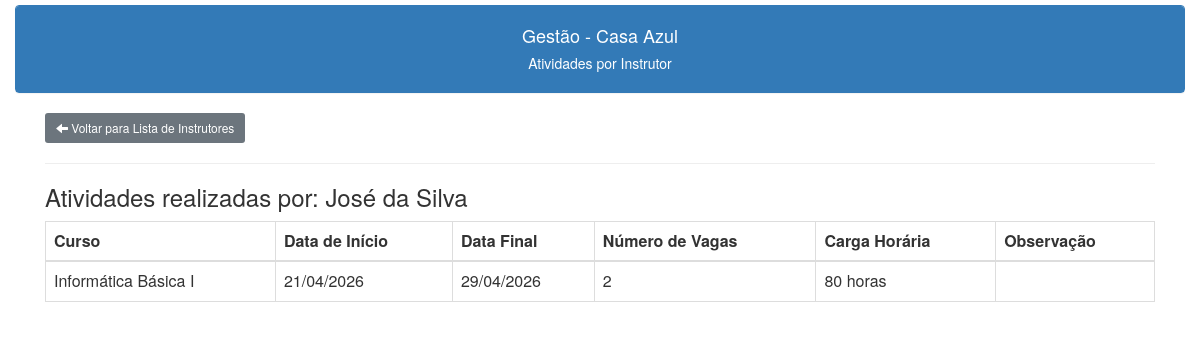
The app's page /instrutores/instrutor_atividade.php?id=2 (signed in), older data.
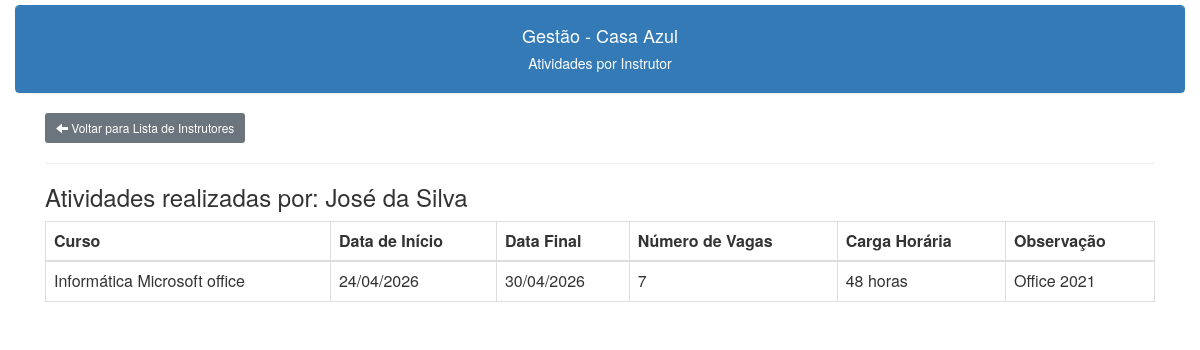
The same page, newer data.
### tables this page shows
CREATE TABLE IF NOT EXISTS `atividades_realizadas` (
  `id` int NOT NULL AUTO_INCREMENT,
  `id_curso` int DEFAULT NULL,
  `data_inicio` date DEFAULT NULL,
  `data_final` date DEFAULT NULL,
  `id_instrutor` int DEFAULT NULL,
  `num_vagas` int DEFAULT NULL,
  `carga_horaria` varchar(100) DEFAULT NULL,
  `observacao` blob,
  PRIMARY KEY (`id`),
  KEY `FK_atividades_realizadas_cursos` (`id_curso`),
  KEY `FK_atividades_realizadas_instrutores` (`id_instrutor`),
  CONSTRAINT `FK_atividades_realizadas_cursos` FOREIGN KEY (`id_curso`) REFERENCES `cursos` (`ID`),
  CONSTRAINT `FK_atividades_realizadas_instrutores` FOREIGN KEY (`id_instrutor`) REFERENCES `instrutores` (`id`)
);

CREATE TABLE IF NOT EXISTS `cursos` (
  `ID` int NOT NULL AUTO_INCREMENT,
  `descricao` varchar(150) NOT NULL,
  `observacao` blob,
  PRIMARY KEY (`ID`)
);

### instrutores/instrutor_atividade.php (the view, shortened to what this page needs)
<?php
include("../conexao.php");
include("../links.php");
?>
<!DOCTYPE html>
<html lang="pt-br">
<head>
    <link rel="stylesheet" href="../css/bootstrap.min.css">
</head>
<body>
    <div class="container-fluid">
        <div style="padding-top:5px;">
            <div class="panel panel-primary class">
                <div class="panel-heading text-center">
                    <h4>Gestão - Casa Azul</h4>
                    <h5>Atividades por Instrutor<h5>
                </div>
            </div>
        </div>
        <div class="container content-box">
            <a class="btn btn-secondary btn-sm" href="/casaazul/instrutores/instrutores_lista.php"><span class="glyphicon glyphicon-arrow-left"></span> Voltar para Lista de Instrutores</a>
            <hr>
            <?php
            $c_sql = "SELECT i.nome AS instrutor, c.descricao AS curso, ar.data_inicio, ar.data_final, ar.num_vagas, ar.carga_horaria, ar.observacao
            FROM atividades_realizadas ar
            JOIN instrutores i ON ar.id_instrutor = i.id
            JOIN cursos c ON ar.id_curso = c.id
            where ar.id_instrutor = " . $_GET['id'] . "
            ORDER BY i.nome, ar.data_inicio";
            $result = $conection->query($c_sql);
            $c_sql_instrutor = "SELECT nome FROM instrutores WHERE id = " . $_GET['id'];
            $result_instrutor = $conection->query($c_sql_instrutor);
            if ($result_instrutor->num_rows > 0) {
                $row_instrutor = $result_instrutor->fetch_assoc();
                echo "<h3>Atividades realizadas por: " . $row_instrutor['nome'] . "</h3>";
            }
            if ($result->num_rows > 0) {
                echo "<table class='table table-bordered tablista'>
                        <thead>
                            <tr>
                                <th>Curso</th>
                                <th>Data de Início</th>
                                <th>Data Final</th>
                                <th>Número de Vagas</th>
                                <th>Carga Horária</th>
                                <th>Observação</th>
                            </tr>
                        </thead>
                        <tbody>";
                while ($row = $result->fetch_assoc()) {
                    echo "<tr>
                            <td>{$row['curso']}</td>
                            <td>" . date("d/m/Y", strtotime($row['data_inicio'])) . "</td>
                            <td>" . date("d/m/Y", strtotime($row['data_final'])) . "</td>
                            <td>{$row['num_vagas']}</td>
                            <td>{$row['carga_horaria']}</td>
                            <td>{$row['observacao']}</td>
                          </tr>";
                }
                echo "</tbody></table>";
            } else {
                echo "<p>Nenhuma atividade encontrada.</p>";
            }
            ?>
        </div>
    </div>
</body>
</html>

Row changes from the older to the newer data that the page shows:
removed atividades_realizadas: id_curso.descricao "Informática Básica I", data_inicio "21/04/2026", data_final "29/04/2026", num_vagas "2", carga_horaria "80 horas"
added atividades_realizadas: id_curso.descricao "Informática Microsoft office", data_inicio "24/04/2026", data_final "30/04/2026", num_vagas "7", carga_horaria "48 horas", observacao "Office 2021"
